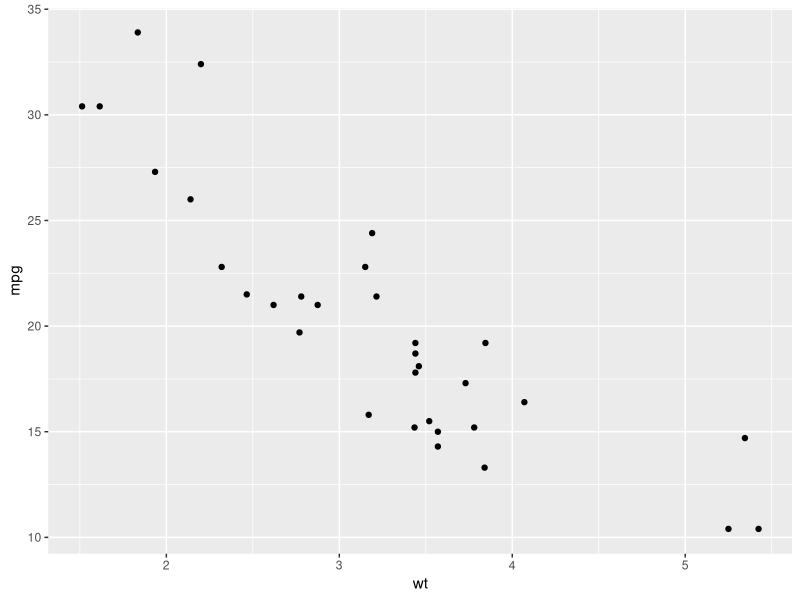
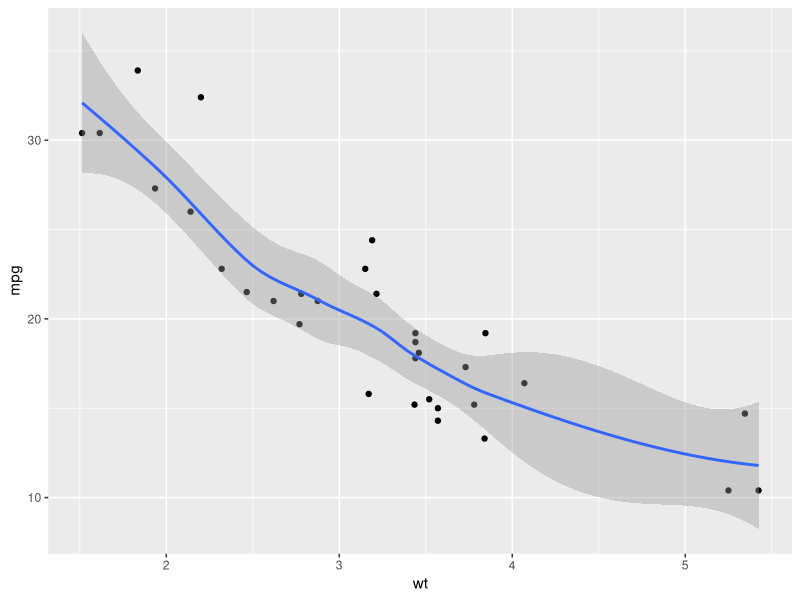
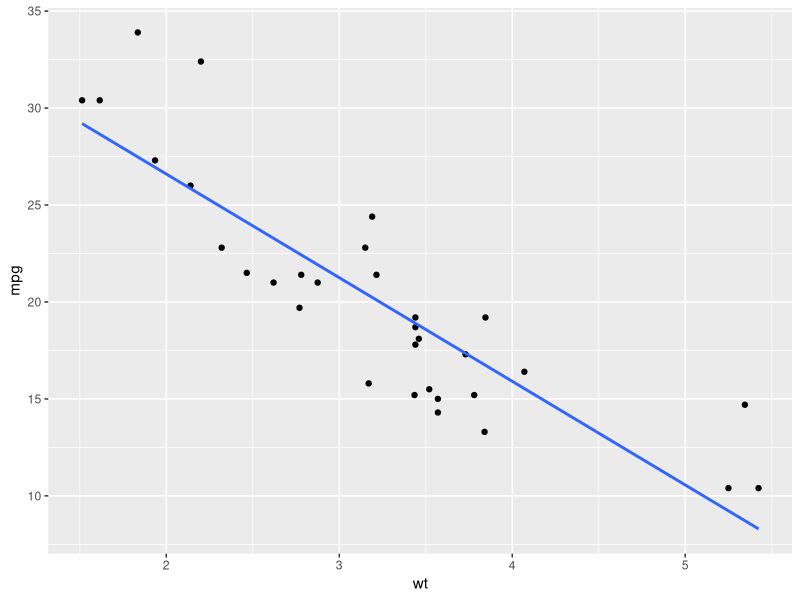
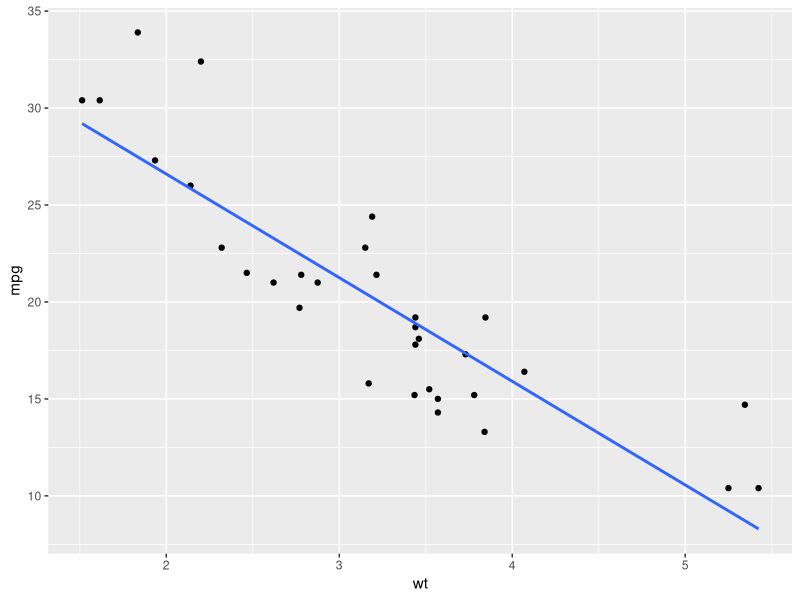
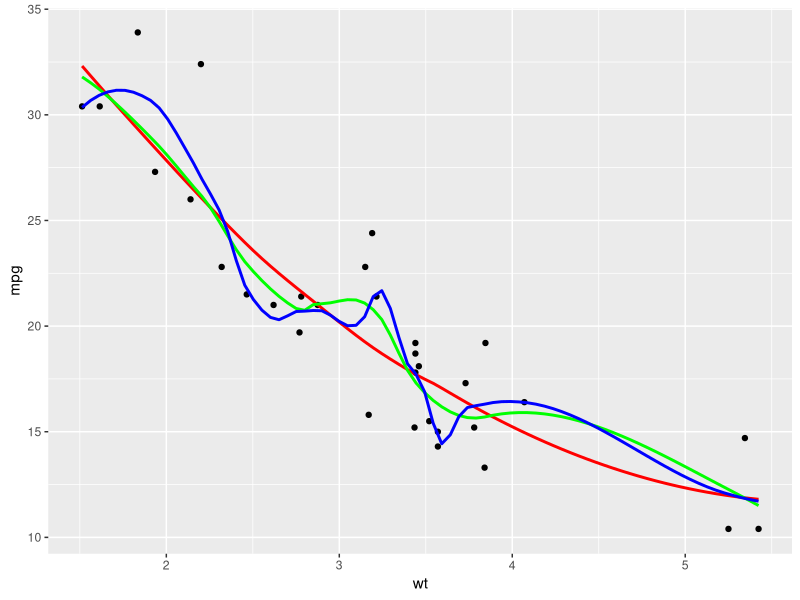
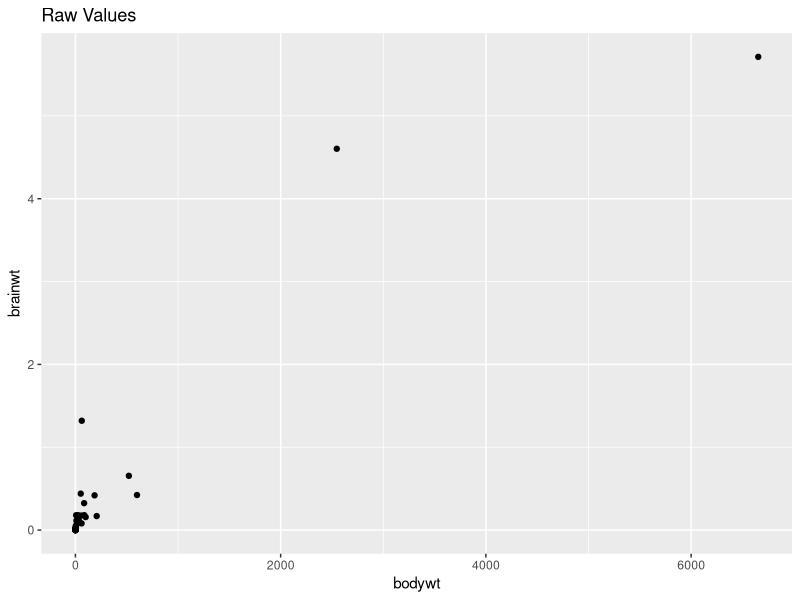
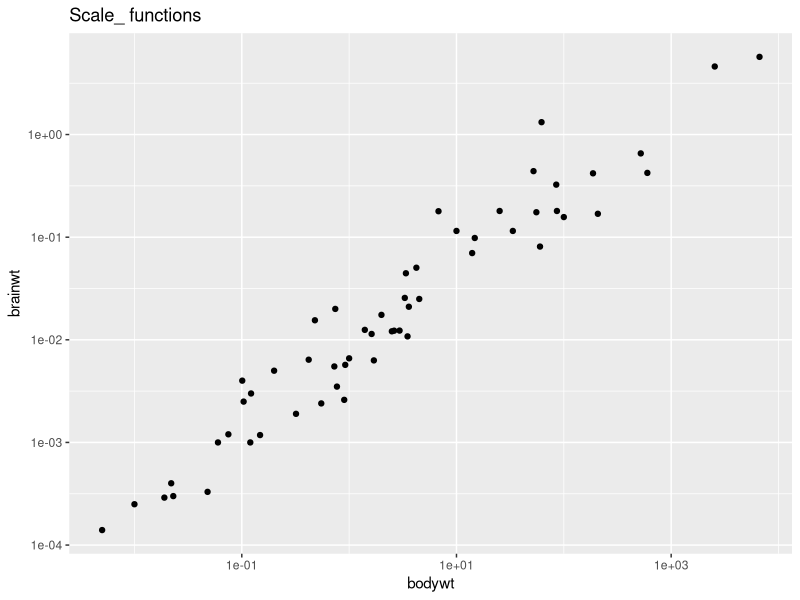
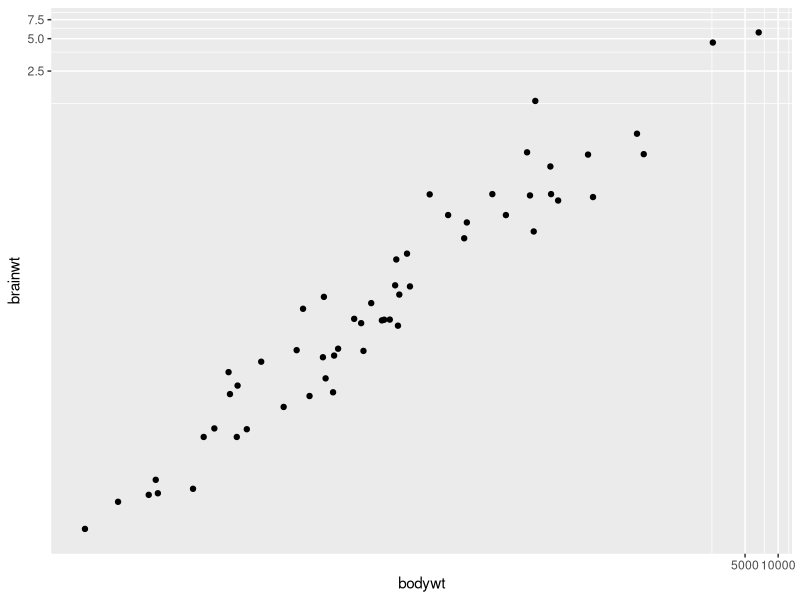

Recreate these plots in R, in order.
library(tidyverse)

# View the structure of mtcars
str(mtcars)

# Using mtcars, draw a scatter plot of mpg vs. wt
ggplot(mtcars, aes(wt, mpg)) +
  geom_point()

# Amend the plot to add a smooth layer
ggplot(mtcars, aes(wt, mpg)) +
  geom_point() +
  geom_smooth()

# Amend the plot. Use lin. reg. smoothing; turn off std err ribbon
ggplot(mtcars, aes(wt, mpg)) +
  geom_point() +
  geom_smooth(method = "lm", se = FALSE)

# Amend the plot. Swap geom_smooth() for stat_smooth().
ggplot(mtcars, aes(wt, mpg)) +
  geom_point() +
  stat_smooth(method = "lm", se = FALSE)

ggplot(mtcars, aes(x = wt, y = mpg)) +
  geom_point() +
  # Add 3 smooth LOESS stats, varying span & color
  stat_smooth(se = FALSE, color = 'red', span = 0.9) +
  stat_smooth(se = FALSE, color = 'green', span = 0.6) +
  stat_smooth(se = FALSE, color = 'blue', span = 0.3)

# Produce a scatter plot of brainwt vs. bodywt
ggplot(msleep, aes(bodywt, brainwt)) +
  geom_point() +
  ggtitle("Raw Values")

# Add scale_*_*() functions
ggplot(msleep, aes(bodywt, brainwt)) +
  geom_point() +
  scale_x_log10() +
  scale_y_log10() +
  ggtitle("Scale_ functions")

# Perform a log10 coordinate system transformation
ggplot(msleep, aes(bodywt, brainwt)) +
  geom_point() +
  coord_trans(x = "log10", y = "log10")

# Plot with a scale_*_*() function:
ggplot(msleep, aes(bodywt, brainwt)) +
  geom_point() +
  geom_smooth(method = "lm", se = FALSE) +
  # Add a log10 x scale
  scale_x_log10() +
  # Add a log10 y scale
  scale_y_log10() +
  ggtitle("Scale functions")

# Add a log10 coordinate transformation for x and y axes
ggplot(msleep, aes(bodywt, brainwt)) +
  geom_point() +
  geom_smooth(method = "lm", se = FALSE) +
  ggtitle("Scale functions")
  coord_trans(x = "log10", y = "log10")

# Facet rows by am
ggplot(mtcars, aes(wt, mpg)) + 
  geom_point() +
  facet_grid(rows = vars(am))

# Facet columns by cyl
ggplot(mtcars, aes(wt, mpg)) + 
  geom_point() +
  facet_grid(col = vars(cyl))

# Facet rows by am and columns by cyl
ggplot(mtcars, aes(wt, mpg)) + 
  geom_point() +
  facet_grid(rows = vars(am), col = vars(cyl))

